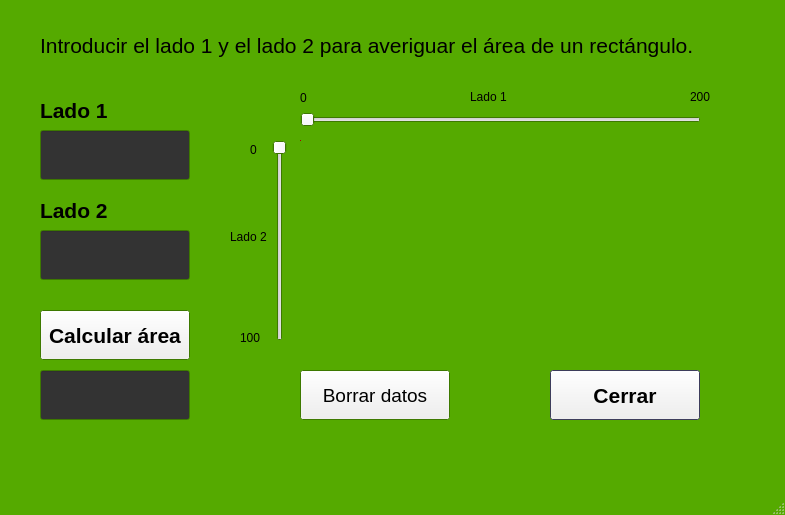
<?xml version="1.0" encoding="UTF-8"?>
<ui version="4.0">
 <class>MainWindow</class>
 <widget class="QMainWindow" name="MainWindow">
  <property name="geometry">
   <rect>
    <x>0</x>
    <y>0</y>
    <width>785</width>
    <height>515</height>
   </rect>
  </property>
  <property name="sizePolicy">
   <sizepolicy hsizetype="Fixed" vsizetype="Fixed">
    <horstretch>2</horstretch>
    <verstretch>0</verstretch>
   </sizepolicy>
  </property>
  <property name="minimumSize">
   <size>
    <width>760</width>
    <height>460</height>
   </size>
  </property>
  <property name="palette">
   <palette>
    <active>
     <colorrole role="Midlight">
      <brush brushstyle="SolidPattern">
       <color alpha="255">
        <red>200</red>
        <green>198</green>
        <blue>199</blue>
       </color>
      </brush>
     </colorrole>
     <colorrole role="Mid">
      <brush brushstyle="SolidPattern">
       <color alpha="255">
        <red>170</red>
        <green>255</green>
        <blue>127</blue>
       </color>
      </brush>
     </colorrole>
     <colorrole role="Base">
      <brush brushstyle="SolidPattern">
       <color alpha="255">
        <red>51</red>
        <green>51</green>
        <blue>51</blue>
       </color>
      </brush>
     </colorrole>
     <colorrole role="Window">
      <brush brushstyle="SolidPattern">
       <color alpha="255">
        <red>85</red>
        <green>170</green>
        <blue>0</blue>
       </color>
      </brush>
     </colorrole>
    </active>
    <inactive>
     <colorrole role="Midlight">
      <brush brushstyle="SolidPattern">
       <color alpha="255">
        <red>200</red>
        <green>198</green>
        <blue>199</blue>
       </color>
      </brush>
     </colorrole>
     <colorrole role="Mid">
      <brush brushstyle="SolidPattern">
       <color alpha="255">
        <red>170</red>
        <green>255</green>
        <blue>127</blue>
       </color>
      </brush>
     </colorrole>
     <colorrole role="Base">
      <brush brushstyle="SolidPattern">
       <color alpha="255">
        <red>51</red>
        <green>51</green>
        <blue>51</blue>
       </color>
      </brush>
     </colorrole>
     <colorrole role="Window">
      <brush brushstyle="SolidPattern">
       <color alpha="255">
        <red>85</red>
        <green>170</green>
        <blue>0</blue>
       </color>
      </brush>
     </colorrole>
    </inactive>
    <disabled>
     <colorrole role="Midlight">
      <brush brushstyle="SolidPattern">
       <color alpha="255">
        <red>200</red>
        <green>198</green>
        <blue>199</blue>
       </color>
      </brush>
     </colorrole>
     <colorrole role="Mid">
      <brush brushstyle="SolidPattern">
       <color alpha="255">
        <red>170</red>
        <green>255</green>
        <blue>127</blue>
       </color>
      </brush>
     </colorrole>
     <colorrole role="Base">
      <brush brushstyle="SolidPattern">
       <color alpha="255">
        <red>85</red>
        <green>170</green>
        <blue>0</blue>
       </color>
      </brush>
     </colorrole>
     <colorrole role="Window">
      <brush brushstyle="SolidPattern">
       <color alpha="255">
        <red>85</red>
        <green>170</green>
        <blue>0</blue>
       </color>
      </brush>
     </colorrole>
    </disabled>
   </palette>
  </property>
  <property name="mouseTracking">
   <bool>false</bool>
  </property>
  <property name="acceptDrops">
   <bool>false</bool>
  </property>
  <property name="windowTitle">
   <string>Calcular el área de rectangulo</string>
  </property>
  <property name="autoFillBackground">
   <bool>true</bool>
  </property>
  <property name="animated">
   <bool>true</bool>
  </property>
  <widget class="QWidget" name="centralwidget">
   <widget class="QLabel" name="labelOne">
    <property name="geometry">
     <rect>
      <x>40</x>
      <y>20</y>
      <width>670</width>
      <height>51</height>
     </rect>
    </property>
    <property name="font">
     <font>
      <pointsize>16</pointsize>
      <weight>50</weight>
      <bold>false</bold>
     </font>
    </property>
    <property name="text">
     <string>Introducir el lado 1 y el lado 2 para averiguar el área de un rectángulo.</string>
    </property>
   </widget>
   <widget class="QPushButton" name="pushButtonCalcular">
    <property name="geometry">
     <rect>
      <x>40</x>
      <y>310</y>
      <width>150</width>
      <height>50</height>
     </rect>
    </property>
    <property name="font">
     <font>
      <pointsize>16</pointsize>
      <weight>75</weight>
      <bold>true</bold>
     </font>
    </property>
    <property name="text">
     <string>Calcular área</string>
    </property>
   </widget>
   <widget class="QLineEdit" name="lineEditLadoOne">
    <property name="geometry">
     <rect>
      <x>40</x>
      <y>130</y>
      <width>150</width>
      <height>50</height>
     </rect>
    </property>
    <property name="font">
     <font>
      <pointsize>16</pointsize>
      <weight>75</weight>
      <bold>true</bold>
     </font>
    </property>
   </widget>
   <widget class="QLineEdit" name="lineEditLadoTwo">
    <property name="geometry">
     <rect>
      <x>40</x>
      <y>230</y>
      <width>150</width>
      <height>50</height>
     </rect>
    </property>
    <property name="font">
     <font>
      <pointsize>16</pointsize>
      <weight>75</weight>
      <bold>true</bold>
     </font>
    </property>
   </widget>
   <widget class="QLineEdit" name="lineEditArea">
    <property name="geometry">
     <rect>
      <x>40</x>
      <y>370</y>
      <width>150</width>
      <height>50</height>
     </rect>
    </property>
    <property name="font">
     <font>
      <pointsize>16</pointsize>
      <weight>75</weight>
      <bold>true</bold>
     </font>
    </property>
   </widget>
   <widget class="QLabel" name="labelLadoUno">
    <property name="geometry">
     <rect>
      <x>40</x>
      <y>100</y>
      <width>100</width>
      <height>20</height>
     </rect>
    </property>
    <property name="font">
     <font>
      <pointsize>16</pointsize>
      <weight>75</weight>
      <bold>true</bold>
     </font>
    </property>
    <property name="text">
     <string>Lado 1</string>
    </property>
   </widget>
   <widget class="QLabel" name="labelLadoDos">
    <property name="geometry">
     <rect>
      <x>40</x>
      <y>200</y>
      <width>100</width>
      <height>20</height>
     </rect>
    </property>
    <property name="font">
     <font>
      <pointsize>16</pointsize>
      <weight>75</weight>
      <bold>true</bold>
     </font>
    </property>
    <property name="text">
     <string>Lado 2</string>
    </property>
   </widget>
   <widget class="QPushButton" name="pushButtonCerrar">
    <property name="geometry">
     <rect>
      <x>550</x>
      <y>370</y>
      <width>150</width>
      <height>50</height>
     </rect>
    </property>
    <property name="palette">
     <palette>
      <active>
       <colorrole role="BrightText">
        <brush brushstyle="SolidPattern">
         <color alpha="255">
          <red>0</red>
          <green>0</green>
          <blue>0</blue>
         </color>
        </brush>
       </colorrole>
       <colorrole role="Base">
        <brush brushstyle="SolidPattern">
         <color alpha="255">
          <red>51</red>
          <green>51</green>
          <blue>51</blue>
         </color>
        </brush>
       </colorrole>
       <colorrole role="Window">
        <brush brushstyle="SolidPattern">
         <color alpha="255">
          <red>85</red>
          <green>85</green>
          <blue>127</blue>
         </color>
        </brush>
       </colorrole>
       <colorrole role="Shadow">
        <brush brushstyle="SolidPattern">
         <color alpha="255">
          <red>85</red>
          <green>255</green>
          <blue>0</blue>
         </color>
        </brush>
       </colorrole>
       <colorrole role="AlternateBase">
        <brush brushstyle="SolidPattern">
         <color alpha="255">
          <red>170</red>
          <green>255</green>
          <blue>0</blue>
         </color>
        </brush>
       </colorrole>
      </active>
      <inactive>
       <colorrole role="BrightText">
        <brush brushstyle="SolidPattern">
         <color alpha="255">
          <red>0</red>
          <green>0</green>
          <blue>0</blue>
         </color>
        </brush>
       </colorrole>
       <colorrole role="Base">
        <brush brushstyle="SolidPattern">
         <color alpha="255">
          <red>51</red>
          <green>51</green>
          <blue>51</blue>
         </color>
        </brush>
       </colorrole>
       <colorrole role="Window">
        <brush brushstyle="SolidPattern">
         <color alpha="255">
          <red>85</red>
          <green>85</green>
          <blue>127</blue>
         </color>
        </brush>
       </colorrole>
       <colorrole role="Shadow">
        <brush brushstyle="SolidPattern">
         <color alpha="255">
          <red>85</red>
          <green>255</green>
          <blue>0</blue>
         </color>
        </brush>
       </colorrole>
       <colorrole role="AlternateBase">
        <brush brushstyle="SolidPattern">
         <color alpha="255">
          <red>170</red>
          <green>255</green>
          <blue>0</blue>
         </color>
        </brush>
       </colorrole>
      </inactive>
      <disabled>
       <colorrole role="BrightText">
        <brush brushstyle="SolidPattern">
         <color alpha="255">
          <red>0</red>
          <green>0</green>
          <blue>0</blue>
         </color>
        </brush>
       </colorrole>
       <colorrole role="Base">
        <brush brushstyle="SolidPattern">
         <color alpha="255">
          <red>85</red>
          <green>85</green>
          <blue>127</blue>
         </color>
        </brush>
       </colorrole>
       <colorrole role="Window">
        <brush brushstyle="SolidPattern">
         <color alpha="255">
          <red>85</red>
          <green>85</green>
          <blue>127</blue>
         </color>
        </brush>
       </colorrole>
       <colorrole role="Shadow">
        <brush brushstyle="SolidPattern">
         <color alpha="255">
          <red>85</red>
          <green>255</green>
          <blue>0</blue>
         </color>
        </brush>
       </colorrole>
       <colorrole role="AlternateBase">
        <brush brushstyle="SolidPattern">
         <color alpha="255">
          <red>170</red>
          <green>255</green>
          <blue>0</blue>
         </color>
        </brush>
       </colorrole>
      </disabled>
     </palette>
    </property>
    <property name="font">
     <font>
      <pointsize>16</pointsize>
      <weight>75</weight>
      <bold>true</bold>
     </font>
    </property>
    <property name="text">
     <string>Cerrar</string>
    </property>
   </widget>
   <widget class="QSlider" name="horizontalSlider">
    <property name="geometry">
     <rect>
      <x>300</x>
      <y>110</y>
      <width>401</width>
      <height>20</height>
     </rect>
    </property>
    <property name="minimum">
     <number>1</number>
    </property>
    <property name="maximum">
     <number>200</number>
    </property>
    <property name="orientation">
     <enum>Qt::Horizontal</enum>
    </property>
   </widget>
   <widget class="QSlider" name="verticalSlider">
    <property name="geometry">
     <rect>
      <x>270</x>
      <y>140</y>
      <width>20</width>
      <height>201</height>
     </rect>
    </property>
    <property name="minimum">
     <number>1</number>
    </property>
    <property name="maximum">
     <number>100</number>
    </property>
    <property name="value">
     <number>1</number>
    </property>
    <property name="sliderPosition">
     <number>1</number>
    </property>
    <property name="orientation">
     <enum>Qt::Vertical</enum>
    </property>
    <property name="invertedAppearance">
     <bool>true</bool>
    </property>
   </widget>
   <widget class="QLabel" name="labelXOneInit">
    <property name="geometry">
     <rect>
      <x>300</x>
      <y>90</y>
      <width>31</width>
      <height>16</height>
     </rect>
    </property>
    <property name="text">
     <string>0</string>
    </property>
   </widget>
   <widget class="QLabel" name="label">
    <property name="geometry">
     <rect>
      <x>470</x>
      <y>90</y>
      <width>47</width>
      <height>14</height>
     </rect>
    </property>
    <property name="text">
     <string>Lado 1</string>
    </property>
   </widget>
   <widget class="QLabel" name="label_2">
    <property name="geometry">
     <rect>
      <x>690</x>
      <y>90</y>
      <width>47</width>
      <height>14</height>
     </rect>
    </property>
    <property name="text">
     <string>200</string>
    </property>
   </widget>
   <widget class="QLabel" name="label_3">
    <property name="geometry">
     <rect>
      <x>250</x>
      <y>140</y>
      <width>20</width>
      <height>20</height>
     </rect>
    </property>
    <property name="text">
     <string>0</string>
    </property>
   </widget>
   <widget class="QLabel" name="label_4">
    <property name="geometry">
     <rect>
      <x>230</x>
      <y>230</y>
      <width>47</width>
      <height>14</height>
     </rect>
    </property>
    <property name="text">
     <string>Lado 2</string>
    </property>
   </widget>
   <widget class="QLabel" name="label_5">
    <property name="geometry">
     <rect>
      <x>240</x>
      <y>330</y>
      <width>31</width>
      <height>16</height>
     </rect>
    </property>
    <property name="text">
     <string>100</string>
    </property>
   </widget>
   <widget class="QLabel" name="labelRect">
    <property name="geometry">
     <rect>
      <x>300</x>
      <y>140</y>
      <width>1</width>
      <height>1</height>
     </rect>
    </property>
    <property name="palette">
     <palette>
      <active>
       <colorrole role="Mid">
        <brush brushstyle="SolidPattern">
         <color alpha="255">
          <red>0</red>
          <green>0</green>
          <blue>255</blue>
         </color>
        </brush>
       </colorrole>
       <colorrole role="Base">
        <brush brushstyle="SolidPattern">
         <color alpha="255">
          <red>255</red>
          <green>0</green>
          <blue>0</blue>
         </color>
        </brush>
       </colorrole>
       <colorrole role="Window">
        <brush brushstyle="SolidPattern">
         <color alpha="255">
          <red>170</red>
          <green>0</green>
          <blue>0</blue>
         </color>
        </brush>
       </colorrole>
       <colorrole role="PlaceholderText">
        <brush brushstyle="SolidPattern">
         <color alpha="128">
          <red>85</red>
          <green>255</green>
          <blue>127</blue>
         </color>
        </brush>
       </colorrole>
      </active>
      <inactive>
       <colorrole role="Mid">
        <brush brushstyle="SolidPattern">
         <color alpha="255">
          <red>0</red>
          <green>0</green>
          <blue>255</blue>
         </color>
        </brush>
       </colorrole>
       <colorrole role="Base">
        <brush brushstyle="SolidPattern">
         <color alpha="255">
          <red>255</red>
          <green>0</green>
          <blue>0</blue>
         </color>
        </brush>
       </colorrole>
       <colorrole role="Window">
        <brush brushstyle="SolidPattern">
         <color alpha="255">
          <red>170</red>
          <green>0</green>
          <blue>0</blue>
         </color>
        </brush>
       </colorrole>
       <colorrole role="PlaceholderText">
        <brush brushstyle="SolidPattern">
         <color alpha="128">
          <red>85</red>
          <green>255</green>
          <blue>127</blue>
         </color>
        </brush>
       </colorrole>
      </inactive>
      <disabled>
       <colorrole role="Mid">
        <brush brushstyle="SolidPattern">
         <color alpha="255">
          <red>0</red>
          <green>0</green>
          <blue>255</blue>
         </color>
        </brush>
       </colorrole>
       <colorrole role="Base">
        <brush brushstyle="SolidPattern">
         <color alpha="255">
          <red>170</red>
          <green>0</green>
          <blue>0</blue>
         </color>
        </brush>
       </colorrole>
       <colorrole role="Window">
        <brush brushstyle="SolidPattern">
         <color alpha="255">
          <red>170</red>
          <green>0</green>
          <blue>0</blue>
         </color>
        </brush>
       </colorrole>
       <colorrole role="PlaceholderText">
        <brush brushstyle="SolidPattern">
         <color alpha="128">
          <red>85</red>
          <green>255</green>
          <blue>127</blue>
         </color>
        </brush>
       </colorrole>
      </disabled>
     </palette>
    </property>
    <property name="autoFillBackground">
     <bool>true</bool>
    </property>
    <property name="text">
     <string/>
    </property>
   </widget>
   <widget class="QPushButton" name="pushButton">
    <property name="geometry">
     <rect>
      <x>300</x>
      <y>370</y>
      <width>150</width>
      <height>50</height>
     </rect>
    </property>
    <property name="font">
     <font>
      <pointsize>14</pointsize>
      <weight>50</weight>
      <bold>false</bold>
     </font>
    </property>
    <property name="text">
     <string>Borrar datos</string>
    </property>
   </widget>
  </widget>
  <widget class="QMenuBar" name="menubar">
   <property name="geometry">
    <rect>
     <x>0</x>
     <y>0</y>
     <width>785</width>
     <height>21</height>
    </rect>
   </property>
  </widget>
  <widget class="QStatusBar" name="statusbar"/>
 </widget>
 <resources/>
 <connections/>
</ui>
